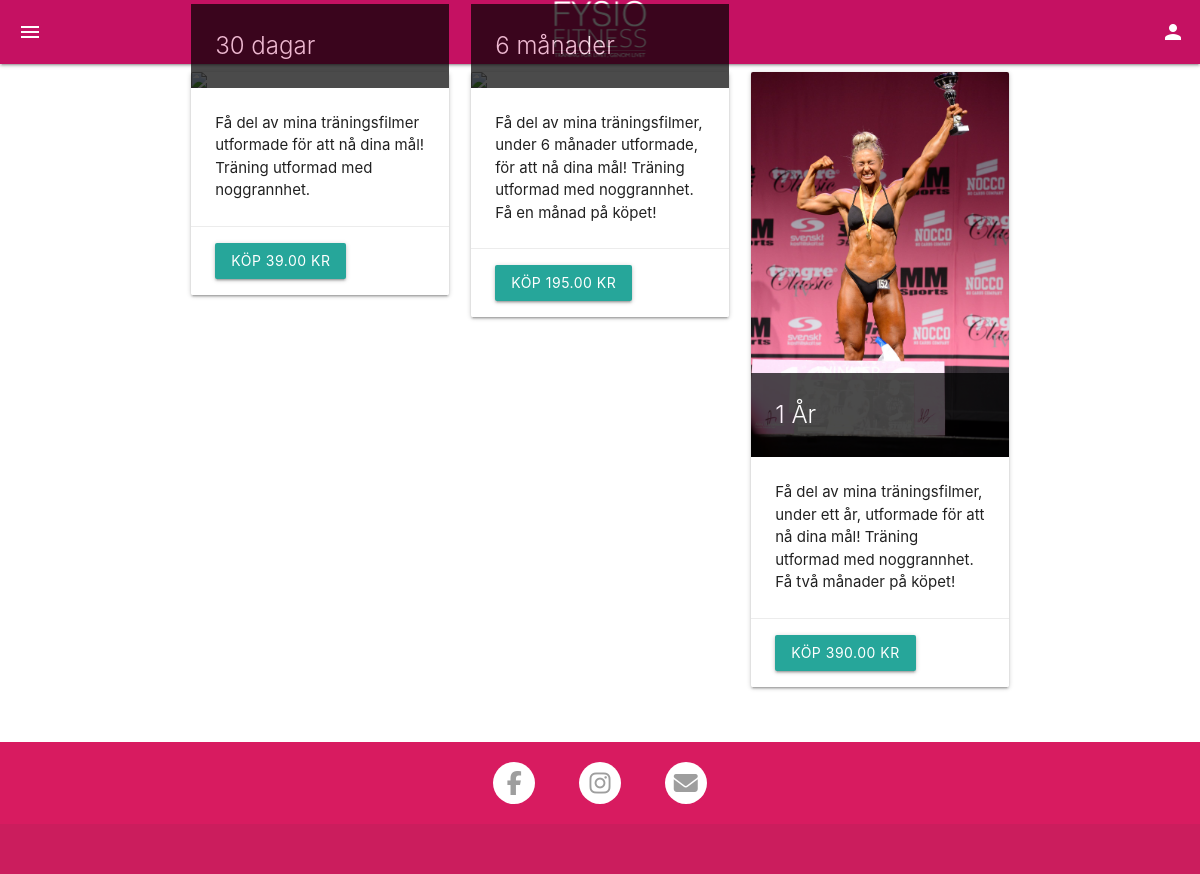
The app's page /traning/ with its own data.
### subscriptions/models.py (models this page shows, shortened)
class SubscriptionPlan(models.Model):
    plan_id = models.CharField(max_length=32, null=False, editable=False)
    name = models.CharField(max_length=254, null=False, blank=False)
    description = models.TextField()
    price = models.DecimalField(max_digits=6, decimal_places=2)
    image_url = models.URLField(max_length=1024, null=True, blank=True)
    image = models.ImageField(null=True, blank=True, upload_to='subscriptions')

### subscriptions/views.py (the view)
# urls.py: path('', views.index, name='home'),
def index(request):
    plans = SubscriptionPlan.objects.all()
    context = {
        'plans' : plans
    }
    return render(request, 'subscriptions/index.html', context)

### subscriptions/templates/subscriptions/index.html
{% extends "base.html" %}
{% load static %}
{% block css %}
    {{ block.super }}
    <link rel="stylesheet" href="{% static 'subscriptions/css/subscriptions.css' %}">
{% endblock %}
{% block content %}
<div class="row">
    {% for p in plans %}
    <div class="col s12 m4">
        <div class="card">
            <div class="card-image">
                <img src="{{ p.image.url }}">
                <span class="card-title">{{ p.name }}</span>
            </div>
            <div class="card-content">
                <p>{{ p.description }}</p>
            </div>
            <div class="card-action">
                <a class="btn" href="/checkout?plan_id={{ p.id }}">Köp {{ p.price }} kr</a>
            </div>
        </div>
    </div>
    {% endfor %}
</div>
{% endblock %}

### templates/base.html (shortened to what this page needs)
{% load static %}
<!DOCTYPE html>
<html lang="sv">
<head>
    {% block css %}
    <link rel="stylesheet" href="https://cdnjs.cloudflare.com/ajax/libs/materialize/1.0.0/css/materialize.min.css">
    <link rel="stylesheet" href="{% static 'css/base.css' %}">
    {% endblock %}
</head>
<body>
    <header>
        <nav>
            <div class="nav-wrapper pink accent-4">
                <a href="{% url 'home' %}" class="brand-logo center"><img src="{% static 'images/fysio-white-logo-small.png' %}"
                        alt=""></a>
                <a href="#" data-target="mobile-demo" class="sidenav-trigger show-on-large"><i
                        class="material-icons">menu</i></a>
                <ul id="nav-mobile-right" class="right">
                    <li><a href="{% url 'account_login' %}"><i class="material-icons">person</i></a></li>
                </ul>
            </div>
        </nav>
    </header>
    <main class="container">
        <div class="row">
        {% block content %}
        {% endblock %}
        </div>
    </main>
    <footer class="page-footer pink darken-1">
        <div class="container">
            <div class="row">
                {% include 'components/social_buttons.html' %}
            </div>
        </div>
        <div class="footer-copyright">
        </div>
    </footer>
</body>
</html>

### templates/components/social_buttons.html
<div class="col s12 m6 offset-m3 l4 offset-l4">
    <a href="https://www.facebook.com/michaela.augustsson.39" target="_blank" class="col s4 center"><i class="badge circle white grey-text fa fa-facebook"></i></a>
    <a href="https://www.instagram.com/michaelaaugustsson/" target="_blank" class="col s4 center"><i class="badge circle white grey-text fa fa-instagram"></i></a>
    <a href="mailto:fysiofitness007@gmail.com" class="col s4 center"><i class="badge circle white grey-text fa fa-envelope"></i></a>
</div>

### static/css/base.css (style rules this page uses)
.badge.circle { width: 42px; height: 42px; text-align: center; vertical-align: middle; padding-top: 9px; font-size:24px; }
body { display: flex; min-height: 100vh; flex-direction: column; }
main { flex: 1 0 auto; }

### subscriptions/static/subscriptions/css/subscriptions.css (style rules this page uses)
.card-title { background-color: black; opacity: 0.7; width: 100%; }

### records on screen
SubscriptionPlan: name "30 dagar", description "Få del av mina träningsfilmer utformade för att nå dina mål! Träning utformad med noggrannhet.", price "39.00"
SubscriptionPlan: name "6 månader", description "Få del av mina träningsfilmer, under 6 månader utformade, för att nå dina mål! Träning utformad med noggrannhet. Få en månad på köpet!", price "195.00"
SubscriptionPlan: image (picture), name "1 År", description "Få del av mina träningsfilmer, under ett år, utformade för att nå dina mål! Träning utformad med noggrannhet. Få två månader på köpet!", price "390.00"
